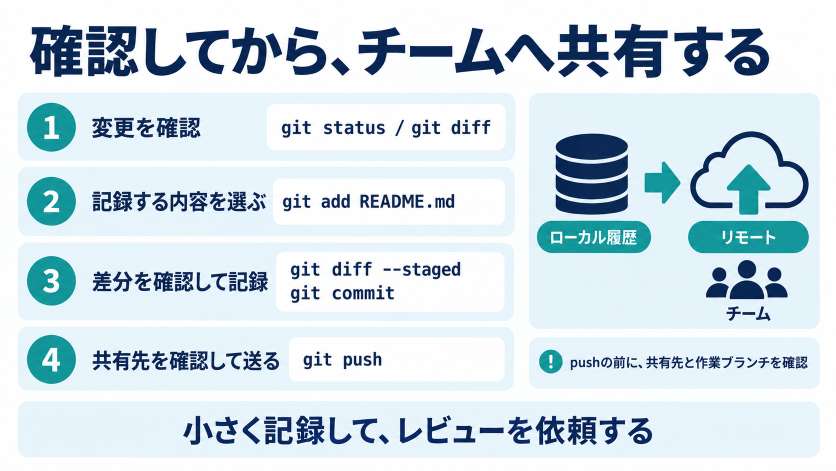
#> input picture examples/repositories/codex-image-ppt/source/imagegen-repair/slide-03-before.png, 1672 x 941 px (shown at 1/2 size)
$ python build_repair_comparison.py
#> lines starting #> are read from the running program, lines starting #| are printed output that depends on the picture
"""Rebuild the evidence panel from the preserved before and current page PNGs.

This only lays out existing renders; it does not generate or retouch slide content.
"""
from pathlib import Path
import hashlib
import json
from PIL import Image, ImageDraw, ImageFont

CASE = Path(__file__).resolve().parents[1]
AREA = CASE / 'source/imagegen-repair'
sha = lambda p: hashlib.sha256(p.read_bytes()).hexdigest()

def main():
    left_path = AREA / 'slide-03-before.png'
    right_path = CASE / 'render/slide-03.png'
    left = Image.open(left_path).convert('RGB')
#> left is the input picture: PIL image 1672x941 RGB; mean R, G, B 209.2, 223.7, 231.6
    right = Image.open(right_path).convert('RGB')
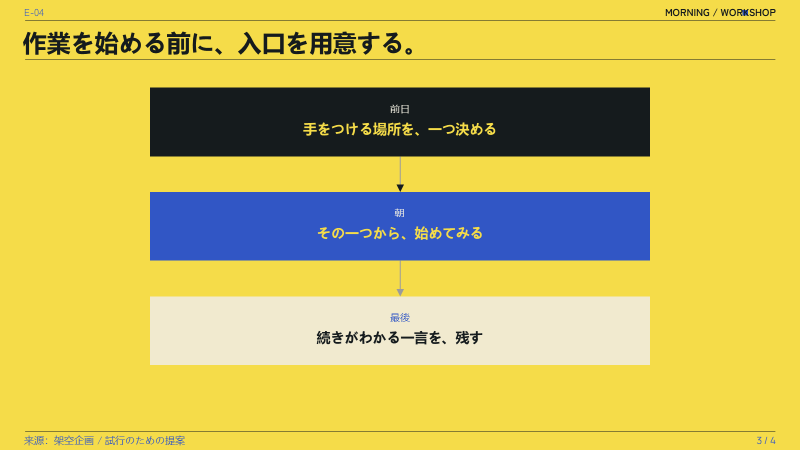
#> input picture examples/repositories/aham-showcase/render/slide-03.png, 1600 x 900 px, found by its file name (shown at 1/2 size)
#> right is the input picture: PIL image 1600x900 RGB; mean R, G, B 201.6, 187.5, 92.4
    right_size = right.size
#> right_size = (1600, 900)
    if right.size != left.size:
        right = right.resize(left.size, Image.Resampling.LANCZOS)
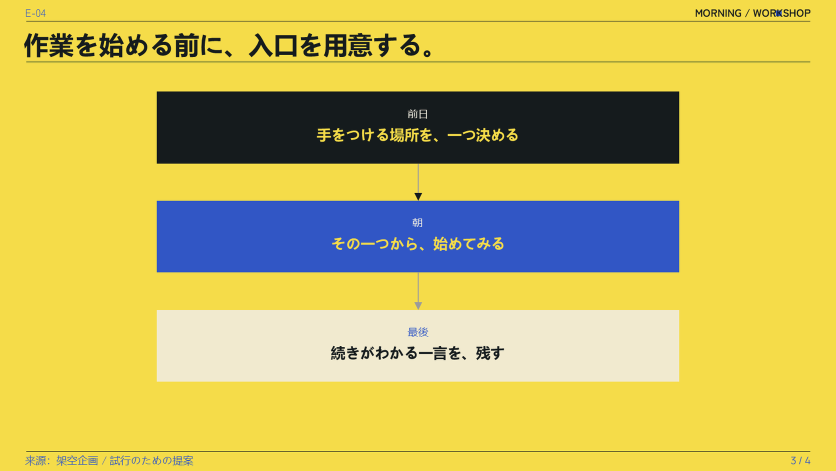
#> right: PIL image 1672x941 RGB (shown at 1/2 size); mean R, G, B 201.4, 187.5, 92.4
    panel = Image.new('RGB', (left.width * 2, left.height + 32), 'white')
#> panel: PIL image 3344x973 RGB; every value is 255
    panel.paste(left, (0, 32))
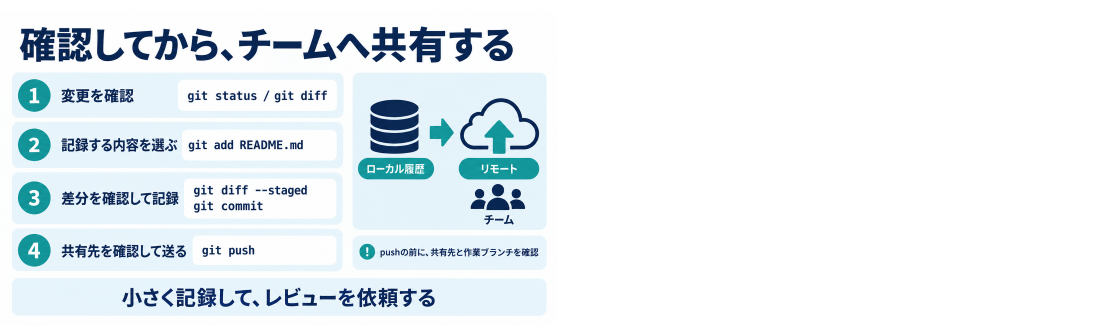
#> panel: PIL image 3344x973 RGB (shown at 1/3 size); mean R, G, B 232.9, 239.8, 243.7
    panel.paste(right, (left.width, 32))
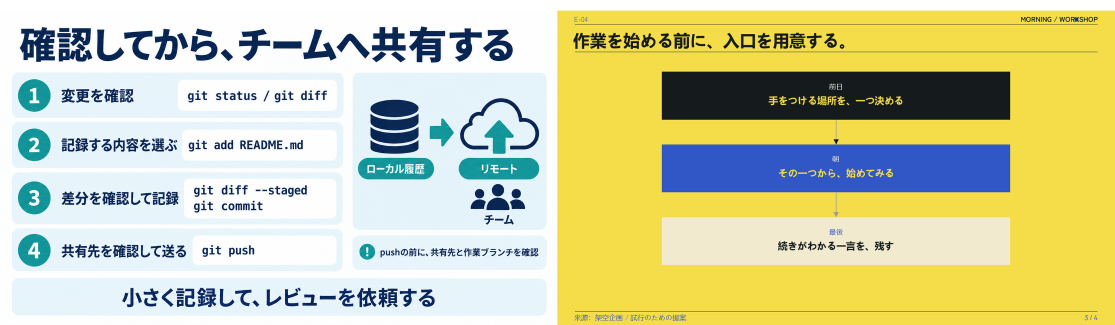
#> panel: PIL image 3344x973 RGB (shown at 1/3 size); mean R, G, B 207, 207.2, 165.1
    draw = ImageDraw.Draw(panel)
    font = ImageFont.truetype('arial.ttf', 20)
    draw.text((12, 4), 'BEFORE', fill='#182631', font=font)
    draw.text((left.width + 12, 4), 'AFTER — CURRENT POWERPOINT RENDER', fill='#182631', font=font)
    result = AREA / 'before-after-page-03.png'
    panel.save(result)
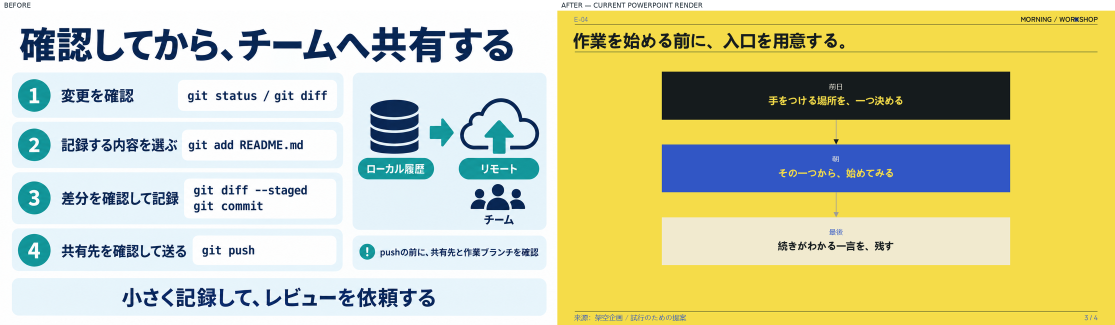
#> saved as before-after-page-03.png: PIL image 3344x973 RGB (shown at 1/3 size); mean R, G, B 206.8, 207, 164.9
    record = {
        'left': left_path.relative_to(CASE).as_posix(),
        'left_sha256': sha(left_path),
        'right': right_path.relative_to(CASE).as_posix(),
        'right_sha256': sha(right_path),
        'comparison': result.relative_to(CASE).as_posix(),
        'comparison_sha256': sha(result),
        'composition': 'Preserved before pixels on the left; current PowerPoint render on the right, resized only to the left dimensions; 32px label row added.',
        'left_dimensions': list(left.size),
        'right_original_dimensions': list(right_size),
        'right_display_dimensions': list(right.size),
        'generator': 'source/build_repair_comparison.py',
        'slide_content_modified': False,
    }
    (AREA / 'comparison.json').write_text(json.dumps(record, ensure_ascii=False, indent=2) + '\n', encoding='utf-8')
    print(json.dumps(record, ensure_ascii=False))
#> (printed output is left out)

if __name__ == '__main__':
    main()
